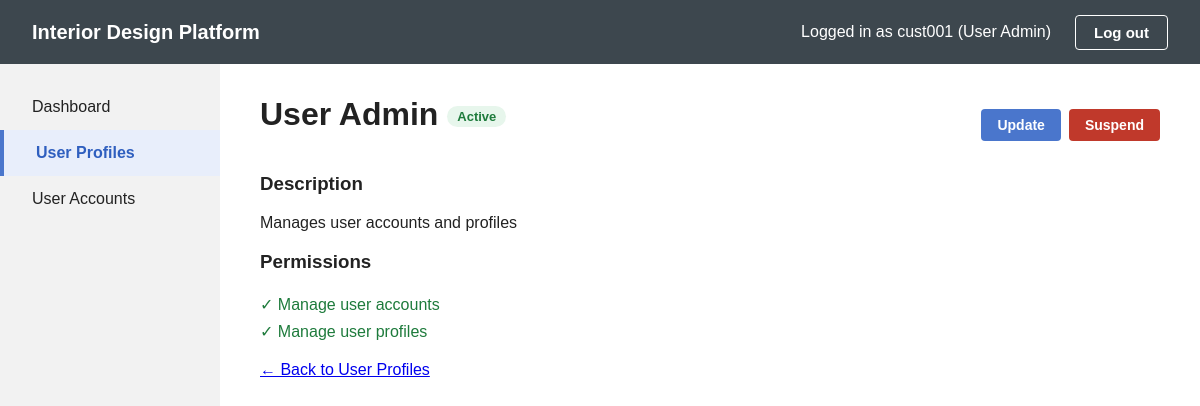
Page /profiles/1 (signed in) on the committed database.
### tables this page shows
CREATE TABLE user_profile (
    profileId    INTEGER PRIMARY KEY AUTOINCREMENT,
    profileName  TEXT NOT NULL UNIQUE COLLATE NOCASE,   -- 3-50 chars, capitals don't matter
    description  TEXT DEFAULT '',
    permissions  TEXT NOT NULL,                         -- JSON list e.g. ["Manage user accounts"]
    status       TEXT NOT NULL DEFAULT 'Active'         -- 'Active' or 'Suspended'
);

### app.py (the view)
@app.route("/profiles/<int:profileId>")
@loginRequired
def viewUserProfile(profileId):
    return ViewUserProfilePage().selectUserProfile(profileId)

### app.py (called while the page is built)
@app.after_request
def noCache(response):
    response.headers["Cache-Control"] = "no-store"
    return response

def loginRequired(routeFunction):
    @wraps(routeFunction)
    def wrapper(*args, **kwargs):
        if "userId" not in session:
            return redirect(url_for("login"))
        return routeFunction(*args, **kwargs)
    return wrapper

@app.context_processor
def headerInfo():
    if "userId" not in session:
        return {}
    return {"headerUsername": session["username"]}

### boundary/viewUserProfilePage.py (called while the page is built)
    def selectUserProfile(self, profileId):
        profile = self.viewUserProfileController.getUserProfile(profileId)
        if profile is not None:
            return self.displayUserProfile(profile)
        return self.displayErrorMessage(MSG_NOT_FOUND)

    def displayUserProfile(self, profile):
        return render_template("viewUserProfile.html", activePage="profiles", profile=profile)

### control/viewUserProfileController.py (called while the page is built)
    def getUserProfile(self, profileId):
        return UserProfile().getUserProfile(profileId)

### database/db.py (called while the page is built)
def getConnection():
    conn = sqlite3.connect(DB_PATH)
    conn.row_factory = sqlite3.Row     # lets us do row["profileName"]
    return conn

### entity/userProfile.py (called while the page is built)
    def getUserProfile(self, profileId):
        conn = getConnection()
        row = conn.execute("SELECT * FROM user_profile WHERE profileId = ?", (profileId,)).fetchone()
        conn.close()
        if row is None:
            return None
        raw_perms = row["permissions"] if hasattr(row, "keys") else row[3]
        try:
            permissions = json.loads(raw_perms) if raw_perms else []
        except (json.JSONDecodeError, TypeError):
            permissions = [raw_perms] if raw_perms else []
        return UserProfile(row["profileId"], row["profileName"], row["description"],
                           permissions, row["status"])

### templates/viewUserProfile.html (shortened to what this page needs)
{% extends "base.html" %}
{% block content %}
    {% if profile %}
        <div class="page-top">
            <h1>{{ profile.profileName }} <span class="badge {{ profile.status|lower }}">{{ profile.status }}</span></h1>
            <div class="form-buttons">
                <a href="{{ url_for('updateUserProfile', profileId=profile.profileId) }}" class="btn-small btn-blue">Update</a>
                {% if profile.status == 'Active' %}
                    <a href="{{ url_for('suspendUserProfile', profileId=profile.profileId) }}" class="btn-small btn-red">Suspend</a>
                {% endif %}
            </div>
        </div>
        <h3>Description</h3>
        <p>{{ profile.description or "(no description)" }}</p>
        <h3>Permissions</h3>
        <ul class="permission-list">
            {% for permission in profile.permissions %}
                <li>&#10003; {{ permission }}</li>
            {% endfor %}
        </ul>
        <a href="{{ url_for('profiles') }}">&larr; Back to User Profiles</a>
    {% else %}
        <h1>User profile</h1>
        <div class="message error">{{ errorMessage }}</div>
        <a href="{{ url_for('profiles') }}" class="btn-small btn-grey">Back to User Profiles</a>
    {% endif %}
{% endblock %}

### static/style.css (style rules this page uses)
* { box-sizing: border-box; }
body { margin: 0; font-family: Arial, Helvetica, sans-serif; background: #f8f8f8; color: #222; }
.content h1 { margin-top: 0; }
.page-top { display: flex; align-items: center; justify-content: space-between; gap: 16px; flex-wrap: wrap; }
.btn-small { display: inline-block; padding: 8px 16px; font-size: 14px; font-weight: bold; border: none; border-radius: 4px; cursor: pointer; text-decoration: none; }
.btn-blue { background: #4a76cc; color: #fff; }
.btn-red { background: #c0392b; color: #fff; }
.badge { display: inline-block; padding: 3px 10px; border-radius: 12px; font-size: 13px; font-weight: bold; vertical-align: middle; }
.badge.active { background: #e7f6ec; color: #1e7b3c; }
.form-buttons { display: flex; gap: 8px; margin-top: 20px; }
.page-top .form-buttons { margin-top: 0; }
.permission-list { list-style: none; padding: 0; }
.permission-list li { padding: 4px 0; color: #1e7b3c; }

### rows in the picture
user_profile: profileName "User Admin", status "Active", description "Manages user accounts and profiles"

### other values in the picture
{{ headerUsername }} "cust001"
{{ permission }} "Manage user accounts" "Manage user profiles"
